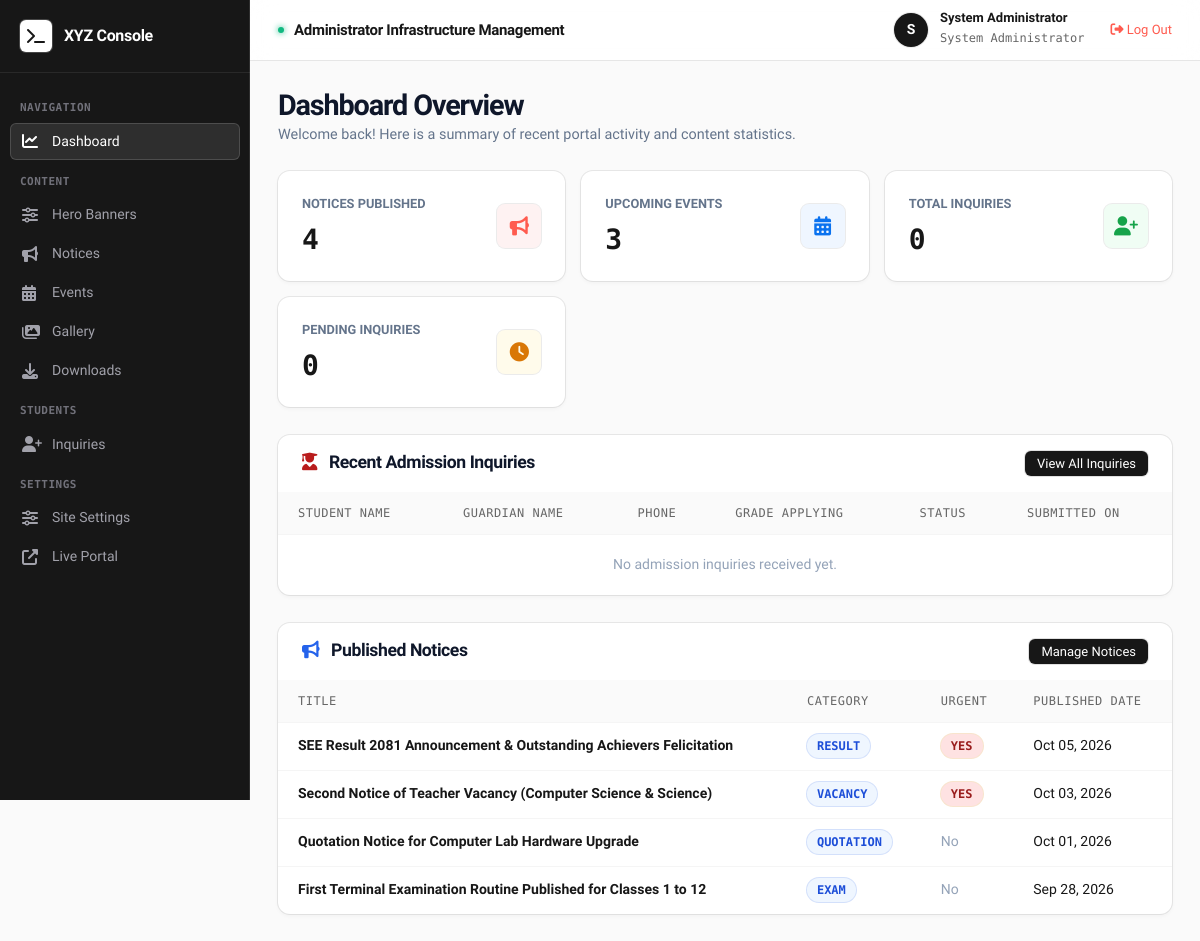
The page /admin/dashboard (signed in) on the database its author committed.
### app/models/user.py (models this page shows, shortened)
class User(UserMixin, db.Model):
    __tablename__ = 'users'
    id = db.Column(db.Integer, primary_key=True)
    username = db.Column(db.String(80), unique=True, nullable=False)
    email = db.Column(db.String(120), unique=True, nullable=False)
    password_hash = db.Column(db.String(256), nullable=False)
    full_name = db.Column(db.String(120), nullable=False)
    role = db.Column(db.String(20), default='student', nullable=False) # 'admin', 'teacher', 'student'
    phone = db.Column(db.String(20), nullable=True)
    student_id = db.Column(db.String(30), nullable=True)
    grade_class = db.Column(db.String(20), nullable=True)
    avatar = db.Column(db.String(255), default='default_avatar.png')
    created_at = db.Column(db.DateTime, default=datetime.utcnow)
    is_active = db.Column(db.Boolean, default=True)
    def is_admin(self):
        return self.role == 'admin'

### app/models/notice.py (models this page shows, shortened)
class Notice(db.Model):
    __tablename__ = 'notices'
    id = db.Column(db.Integer, primary_key=True)
    title = db.Column(db.String(255), nullable=False)
    slug = db.Column(db.String(255), unique=True, nullable=False)
    category = db.Column(db.String(50), default='General') # General, Vacancy, Exam, Quotation, Admission, Result
    content = db.Column(db.Text, nullable=False)
    attachment = db.Column(db.String(255), nullable=True) # PDF or image attachment
    is_urgent = db.Column(db.Boolean, default=False)
    published_date = db.Column(db.DateTime, default=datetime.utcnow)
    author_id = db.Column(db.Integer, db.ForeignKey('users.id'), nullable=True)
    author = db.relationship('User', backref=db.backref('notices', lazy=True))

### app/controllers/admin_controller.py (the view)
@admin_bp.route('/dashboard')
@login_required
@admin_required
def dashboard():
    notice_count = Notice.query.count()
    event_count = Event.query.count()
    gallery_count = GalleryItem.query.count()
    inquiry_count = AdmissionInquiry.query.count()
    pending_inquiries = AdmissionInquiry.query.filter_by(status='Pending').count()
    unread_messages = ContactMessage.query.filter_by(is_read=False).count()
    recent_inquiries = AdmissionInquiry.query.order_by(AdmissionInquiry.created_at.desc()).limit(5).all()
    recent_notices = Notice.query.order_by(Notice.published_date.desc()).limit(5).all()
    return render_template(
        'admin/dashboard.html',
        notice_count=notice_count,
        event_count=event_count,
        gallery_count=gallery_count,
        inquiry_count=inquiry_count,
        pending_inquiries=pending_inquiries,
        unread_messages=unread_messages,
        recent_inquiries=recent_inquiries,
        recent_notices=recent_notices
    )

### app/controllers/admin_controller.py (called while the page is built)
def admin_required(f):
    @wraps(f)
    def decorated_function(*args, **kwargs):
        if not current_user.is_authenticated or not current_user.is_admin():
            flash('Admin access privileges required.', 'danger')
            return redirect(url_for('auth.login', next=request.url))
        return f(*args, **kwargs)
    return decorated_function

### app/templates/admin/dashboard.html (shortened to what this page needs)
{% extends 'admin/layout.html' %}
{% block content %}
<div style="margin-bottom: 25px;">
    <h1 style="font-size: 1.8rem; color: #0F172A;">Dashboard Overview</h1>
    <p style="color: #64748B; font-size: 0.9rem;">Welcome back! Here is a summary of recent portal activity and content statistics.</p>
</div>
<div class="admin-stats-grid">
    <div class="admin-stat-card">
        <div>
            <span style="font-size: 0.8rem; color: #64748B; font-weight: 600;">NOTICES PUBLISHED</span>
            <div class="stat-number">{{ notice_count }}</div>
        </div>
        <div class="stat-icon-wrapper icon-red"><i class="fas fa-bullhorn"></i></div>
    </div>
    <div class="admin-stat-card">
        <div>
            <span style="font-size: 0.8rem; color: #64748B; font-weight: 600;">UPCOMING EVENTS</span>
            <div class="stat-number">{{ event_count }}</div>
        </div>
        <div class="stat-icon-wrapper icon-blue"><i class="fas fa-calendar-alt"></i></div>
    </div>
    <div class="admin-stat-card">
        <div>
            <span style="font-size: 0.8rem; color: #64748B; font-weight: 600;">TOTAL INQUIRIES</span>
            <div class="stat-number">{{ inquiry_count }}</div>
        </div>
        <div class="stat-icon-wrapper icon-green"><i class="fas fa-user-plus"></i></div>
    </div>
    <div class="admin-stat-card">
        <div>
            <span style="font-size: 0.8rem; color: #64748B; font-weight: 600;">PENDING INQUIRIES</span>
            <div class="stat-number">{{ pending_inquiries }}</div>
        </div>
        <div class="stat-icon-wrapper icon-amber"><i class="fas fa-clock"></i></div>
    </div>
</div>
<div class="table-card">
    <div class="table-header">
        <h3 style="font-size: 1.1rem; color: #0F172A;"><i class="fas fa-user-graduate" style="color: #B91C1C; margin-right: 8px;"></i> Recent Admission Inquiries</h3>
        <a href="{{ url_for('admin.inquiries') }}" class="btn btn-sm btn-primary">View All Inquiries</a>
    </div>
    <table class="admin-table">
        <thead>
            <tr>
                <th>Student Name</th>
                <th>Guardian Name</th>
                <th>Phone</th>
                <th>Grade Applying</th>
                <th>Status</th>
                <th>Submitted On</th>
            </tr>
        </thead>
        <tbody>
            {% if recent_inquiries %}
                {% for inq in recent_inquiries %}
                <tr>
                    <td style="font-weight: 600;">{{ inq.student_name }}</td>
                    <td>{{ inq.guardian_name }}</td>
                    <td>{{ inq.phone }}</td>
                    <td><span style="background: #EFF6FF; color: #1D4ED8; padding: 2px 8px; border-radius: 4px; font-size: 0.8rem; font-weight: 600;">{{ inq.grade_applying }}</span></td>
                    <td>
                        <span class="status-pill {% if inq.status == 'Pending' %}status-pending{% elif inq.status == 'Contacted' %}status-contacted{% else %}status-admitted{% endif %}">
                            {{ inq.status }}
                        </span>
                    </td>
                    <td>{{ inq.created_at.strftime('%b %d, %Y') }}</td>
                </tr>
                {% endfor %}
            {% else %}
                <tr>
                    <td colspan="6" style="text-align: center; color: #94A3B8; padding: 20px;">No admission inquiries received yet.</td>
                </tr>
            {% endif %}
        </tbody>
    </table>
</div>
<div class="table-card">
    <div class="table-header">
        <h3 style="font-size: 1.1rem; color: #0F172A;"><i class="fas fa-bullhorn" style="color: #2563EB; margin-right: 8px;"></i> Published Notices</h3>
        <a href="{{ url_for('admin.notices') }}" class="btn btn-sm btn-primary">Manage Notices</a>
    </div>
    <table class="admin-table">
        <thead>
            <tr>
                <th>Title</th>
                <th>Category</th>
                <th>Urgent</th>
                <th>Published Date</th>
            </tr>
        </thead>
        <tbody>
            {% if recent_notices %}
                {% for n in recent_notices %}
                <tr>
                    <td style="font-weight: 600;">{{ n.title }}</td>
                    <td><span class="status-pill status-contacted">{{ n.category }}</span></td>
                    <td>
                        {% if n.is_urgent %}
                            <span class="status-pill status-pending" style="background: #FEE2E2; color: #991B1B;">YES</span>
                        {% else %}
                            <span style="color: #94A3B8;">No</span>
                        {% endif %}
                    </td>
                    <td>{{ n.published_date.strftime('%b %d, %Y') }}</td>
                </tr>
                {% endfor %}
            {% else %}
                <tr>
                    <td colspan="4" style="text-align: center; color: #94A3B8; padding: 20px;">No notices published yet.</td>
                </tr>
            {% endif %}
        </tbody>
    </table>
</div>
{% endblock %}

### app/templates/admin/layout.html (shortened to what this page needs)
<!DOCTYPE html>
<html lang="en">
<head>
    <link rel="stylesheet" href="{{ url_for('static', filename='css/style.css') }}">
    <link rel="stylesheet" href="{{ url_for('static', filename='css/admin.css') }}">
    <link rel="stylesheet" href="https://cdnjs.cloudflare.com/ajax/libs/font-awesome/6.4.0/css/all.min.css">
</head>
<body class="admin-body">
    <aside class="sidebar">
        <div class="sidebar-header">
            <div style="width: 32px; height: 32px; background: #ffffff; color: #171717; border-radius: 6px; display: flex; align-items: center; justify-content: center; font-size: 1rem; box-shadow: 0 0 0 1px rgba(255,255,255,0.2);">
                <i class="fas fa-terminal"></i>
            </div>
            <h2>XYZ Console</h2>
        </div>
        <div class="sidebar-menu">
            <div class="sidebar-label">Navigation</div>
            <div class="sidebar-item">
                <a href="{{ url_for('admin.dashboard') }}" class="sidebar-link {% if request.endpoint == 'admin.dashboard' %}active{% endif %}">
                    <i class="fas fa-chart-line"></i> Dashboard
                </a>
            </div>
            <div class="sidebar-label">Content</div>
            <div class="sidebar-item">
                <a href="{{ url_for('admin.banners') }}" class="sidebar-link {% if request.endpoint == 'admin.banners' %}active{% endif %}">
                    <i class="fas fa-sliders-h"></i> Hero Banners
                </a>
            </div>
            <div class="sidebar-item">
                <a href="{{ url_for('admin.notices') }}" class="sidebar-link {% if request.endpoint == 'admin.notices' %}active{% endif %}">
                    <i class="fas fa-bullhorn"></i> Notices
                </a>
            </div>
            <div class="sidebar-item">
                <a href="{{ url_for('admin.events') }}" class="sidebar-link {% if request.endpoint == 'admin.events' %}active{% endif %}">
                    <i class="fas fa-calendar-alt"></i> Events
                </a>
            </div>
            <div class="sidebar-item">
                <a href="{{ url_for('admin.gallery') }}" class="sidebar-link {% if request.endpoint == 'admin.gallery' %}active{% endif %}">
                    <i class="fas fa-images"></i> Gallery
                </a>
            </div>
            <div class="sidebar-item">
                <a href="{{ url_for('admin.downloads') }}" class="sidebar-link {% if request.endpoint == 'admin.downloads' %}active{% endif %}">
                    <i class="fas fa-download"></i> Downloads
                </a>
            </div>
            <div class="sidebar-label">Students</div>
            <div class="sidebar-item">
                <a href="{{ url_for('admin.inquiries') }}" class="sidebar-link {% if request.endpoint == 'admin.inquiries' %}active{% endif %}">
                    <i class="fas fa-user-plus"></i> Inquiries
                </a>
            </div>
            <div class="sidebar-label">Settings</div>
            <div class="sidebar-item">
                <a href="{{ url_for('admin.settings') }}" class="sidebar-link {% if request.endpoint == 'admin.settings' %}active{% endif %}">
                    <i class="fas fa-sliders-h"></i> Site Settings
                </a>
            </div>
            <div class="sidebar-item">
                <a href="{{ url_for('public.home') }}" target="_blank" class="sidebar-link">
                    <i class="fas fa-external-link-alt"></i> Live Portal
                </a>
            </div>
        </div>
    </aside>
    <main class="admin-main">
        <header class="admin-topbar">
            <div style="display: flex; align-items: center; gap: 10px;">
                <span class="status-dot"></span>
                <strong style="font-size: 0.9375rem; color: var(--text-dark); letter-spacing: -0.02em;">Administrator Infrastructure Management</strong>
            </div>
            <div class="user-profile-badge">
                <div class="avatar">{{ current_user.full_name[0] }}</div>
                <div>
                    <strong style="font-size: 0.8125rem; display: block; color: var(--text-dark); line-height: 1.1;">{{ current_user.full_name }}</strong>
                    <span style="font-size: 0.75rem; color: var(--text-muted); font-family: 'Geist Mono', monospace;">System Administrator</span>
                </div>
                <a href="{{ url_for('auth.logout') }}" style="margin-left: 14px; color: var(--vercel-ship-red); font-size: 0.8125rem; font-weight: 500;" title="Log Out"><i class="fas fa-sign-out-alt"></i> Log Out</a>
            </div>
        </header>
        <div class="admin-content">
            {% block content %}{% endblock %}
        </div>
    </main>
</body>
</html>

### app/static/css/style.css (style rules this page uses)
:root { --vercel-bg: #ffffff; --vercel-surface: #fafafa; --vercel-surface-hover: #f4f4f5; --vercel-surface-active: #e4e4e7; --vercel-black: #171717; --vercel-black-hover: #000000; --vercel-white: #ffffff; --vercel-text-main: #171717; --vercel-text-muted: #666666; --vercel-text-subtle: #888888; --vercel-text-light: #fafafa; --vercel-ship-red: #ff5b4f; --vercel-ship-red-hover: #e0483d; --vercel-preview-pink: #de1d8d; --vercel-develop-blue: #0a72ef; --vercel-develop-blue-hover: #0060d4; --vercel-console-blue: #0070f3; --vercel-console-purple: #7928ca; --vercel-console-pink: #eb367f; --vercel-focus-ring: #0a72ef; --shadow-border: 0 0 0 1px rgba(0, 0, 0, 0.08); --shadow-border-medium: 0 0 0 1px rgba(0, 0, 0, 0.12); --shadow-border-hover: 0 0 0 1px rgba(0, 0, 0, 0.18); --shadow-card: 0 0 0 1px rgba(0, 0, 0, 0.08), 0 2px 4px rgba(0, 0, 0, 0.04); --shadow-card-hover: 0 0 0 1px rgba(0, 0, 0, 0.14), 0 4px 14px rgba(0, 0, 0, 0.08); --shadow-modal: 0 0 0 1px rgba(0, 0, 0, 0.12), 0 16px 36px rgba(0, 0, 0, 0.12); --shadow-border-stack: rgba(0,0,0,0.08) 0px 0px 0px 1px, rgba(0,0,0,0.04) 0px 2px 2px, #fafafa 0px 0px 0px 1px; --radius-sm: 6px; --radius-md: 8px; --radius-lg: 12px; --radius-xl: 16px; --radius-full: 9999px; --transition-fast: transform 0.15s cubic-bezier(0.16, 1, 0.3, 1), opacity 0.15s ease, background-color 0.15s ease, box-shadow 0.15s ease; --transition-medium: transform 0.25s cubic-bezier(0.16, 1, 0.3, 1), opacity 0.25s ease, background-color 0.25s ease, box-shadow 0.25s ease; }
* { margin: 0; padding: 0; box-sizing: border-box; }
html { font-size: 16px; color-scheme: light; -webkit-font-smoothing: antialiased; -moz-osx-font-smoothing: grayscale; text-rendering: optimizeLegibility; }
body { font-family: 'Geist', -apple-system, BlinkMacSystemFont, 'Segoe UI', Roboto, sans-serif; font-feature-settings: "liga" 1; color: var(--vercel-text-main); background-color: var(--vercel-bg); line-height: 1.5; overflow-x: hidden; }
h1, h2, h3, h4, h5, h6 { font-family: 'Geist', sans-serif; font-weight: 600; color: var(--vercel-text-main); letter-spacing: -0.03em; line-height: 1.25; text-wrap: balance; }
h1 { font-size: 2.5rem; letter-spacing: -0.04em; }
h2 { font-size: 1.75rem; letter-spacing: -0.035em; }
h3 { font-size: 1.25rem; letter-spacing: -0.025em; }
p { color: var(--vercel-text-muted); }
a { color: var(--vercel-text-main); text-decoration: none; transition: var(--transition-fast); }
code, pre, .font-mono, .mono-text, .date-code, .stat-number { font-family: 'Geist Mono', monospace; font-variant-numeric: tabular-nums; }
.status-dot { width: 6px; height: 6px; background: #10b981; border-radius: 50%; display: inline-block; box-shadow: 0 0 6px #10b981; }
.btn { display: inline-flex; align-items: center; justify-content: center; gap: 8px; padding: 10px 18px; border-radius: var(--radius-sm); font-weight: 500; font-size: 0.875rem; cursor: pointer; border: none; outline: none; line-height: 1; white-space: nowrap; transition: var(--transition-fast); }
.btn-primary { background: var(--vercel-black); color: #ffffff; box-shadow: var(--shadow-border-medium); }
.btn-sm { padding: 6px 12px; font-size: 0.8125rem; border-radius: var(--radius-sm); }

### rows shown on the page
User: full_name "S", full_name "System Administrator"
Notice: title "SEE Result 2081 Announcement & Outstanding Achievers Felicitation", category "RESULT", is_urgent "YES", published_date "Oct 05, 2026"
Notice: title "Second Notice of Teacher Vacancy (Computer Science & Science)", category "VACANCY", is_urgent "YES", published_date "Oct 03, 2026"
Notice: title "Quotation Notice for Computer Lab Hardware Upgrade", category "QUOTATION", is_urgent "No", published_date "Oct 01, 2026"
Notice: title "First Terminal Examination Routine Published for Classes 1 to 12", category "EXAM", is_urgent "No", published_date "Sep 28, 2026"

### other values the page prints
{{ notice_count }} "4"
{{ event_count }} "3"
{{ inquiry_count }} "0"
{{ pending_inquiries }} "0"
